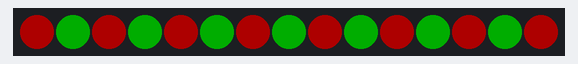
Simulated run of this program. Board: Raspberry Pi Pico running MicroPython. Parts: 15 RGB LEDs in strip order, left to right. Dim RGB values are drawn brighter than linear.

Above: at 0.45 s.
At 38.32 s:
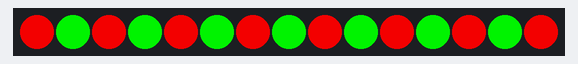

The program:

Fade_In_and_Out_Day_10.py
```python
# Let it Glow Advent Calendar - Day 10
# Pulse the colors
# Lori Pfahler
# December 19, 2023

from utime import sleep
from machine import Pin, ADC
from neopixel import NeoPixel

# Define the strand pin number (22) and number of LEDs (15)
strand = NeoPixel(Pin(22), 15)

# Make two lists of the even and odd LED numbers
# This could be done by using modulo math - but I don't think it really saves much code
# use LED# % 2 == 0 (even) LED# % 2 != 0 (odd)
# modulo approach would be useful is string were very long
LEDs1 = [0, 2, 4, 6, 8, 10, 12, 14]
LEDs2 = [1, 3, 5, 7, 9, 11, 13]

try:
    while True:
        # fade in
        for intensity in range(0, 250, 1):
            #  set even LEDs to red
            for i in LEDs1:
                strand[i] = (intensity, 0 , 0)
            # set odd LEDs to green
            for i in LEDs2:
                strand[i] = (0, intensity , 0)

            # Send the data to the ring
            strand.write()
            # sleep to see the color
            sleep(0.005)

        # fade out
        for intensity in range(255, 0, -1):
            #  set even LEDs to red
            for i in LEDs1:
                strand[i] = (intensity, 0 , 0)
            # set odd LEDs to green
            for i in LEDs2:
                strand[i] = (0, intensity , 0)

            # Send the data to the ring
            strand.write()
            # sleep to see the color
            sleep(0.005)

except KeyboardInterrupt:
    # turn off LEDs
    strand.fill((0, 0, 0))
    strand.write()
```
